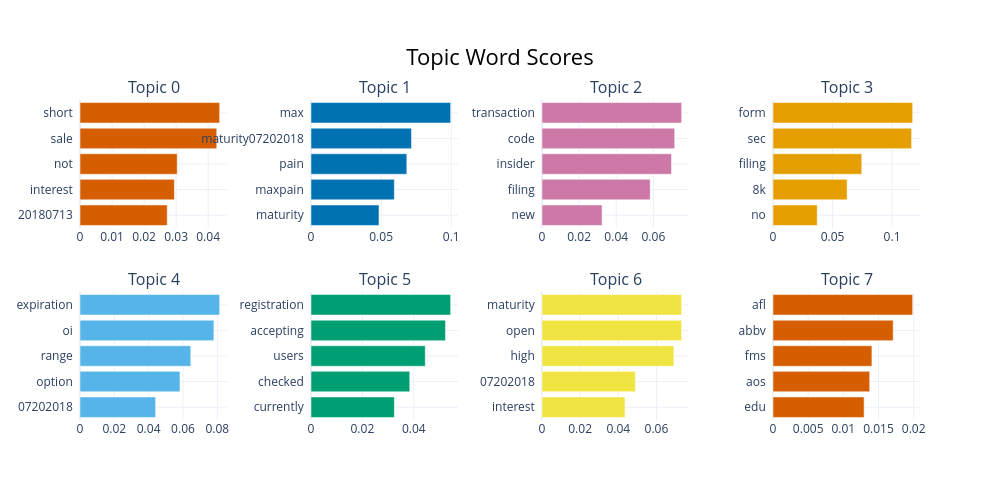

Write notebook code for a chart like this one.
### Code cell
topic.visualize_barchart()

### Figure 1 — Plotly figure (JSON) as saved in the notebook; plotly's stock layout.template omitted (floating-point values rounded to 4 significant figures)
{"data": [{"marker": {"color": "#D55E00"}, "orientation": "h", "type": "bar", "x": [0.02723, 0.02945, 0.03033, 0.04268, 0.04359], "xaxis": "x", "y": ["20180713  ", "interest  ", "not  ", "sale  ", "short  "], "yaxis": "y"}, {"marker": {"color": "#0072B2"}, "orientation": "h", "type": "bar", "x": [0.04848, 0.0594, 0.06831, 0.07163, 0.09957], "xaxis": "x2", "y": ["maturity  ", "maxpain  ", "pain  ", "maturity07202018  ", "max  "], "yaxis": "y2"}, {"marker": {"color": "#CC79A7"}, "orientation": "h", "type": "bar", "x": [0.03238, 0.05829, 0.06979, 0.0715, 0.07524], "xaxis": "x3", "y": ["new  ", "filing  ", "insider  ", "code  ", "transaction  "], "yaxis": "y3"}, {"marker": {"color": "#E69F00"}, "orientation": "h", "type": "bar", "x": [0.03714, 0.06225, 0.07458, 0.1164, 0.1173], "xaxis": "x4", "y": ["no  ", "8k  ", "filing  ", "sec  ", "form  "], "yaxis": "y4"}, {"marker": {"color": "#56B4E9"}, "orientation": "h", "type": "bar", "x": [0.04406, 0.05825, 0.06455, 0.07802, 0.08137], "xaxis": "x5", "y": ["07202018  ", "option  ", "range  ", "oi  ", "expiration  "], "yaxis": "y5"}, {"marker": {"color": "#009E73"}, "orientation": "h", "type": "bar", "x": [0.03243, 0.03843, 0.04446, 0.05233, 0.05434], "xaxis": "x6", "y": ["currently  ", "checked  ", "users  ", "accepting  ", "registration  "], "yaxis": "y6"}, {"marker": {"color": "#F0E442"}, "orientation": "h", "type": "bar", "x": [0.0435, 0.0489, 0.06915, 0.07318, 0.0732], "xaxis": "x7", "y": ["interest  ", "07202018  ", "high  ", "open  ", "maturity  "], "yaxis": "y7"}, {"marker": {"color": "#D55E00"}, "orientation": "h", "type": "bar", "x": [0.01295, 0.01375, 0.01406, 0.01708, 0.01986], "xaxis": "x8", "y": ["edu  ", "aos  ", "fms  ", "abbv  ", "afl  "], "yaxis": "y8"}], "layout": {"annotations": [{"font": {"size": 16}, "showarrow": false, "text": "Topic 0", "x": 0.0875, "xanchor": "center", "xref": "paper", "y": 1, "yanchor": "bottom", "yref": "paper"}, {"font": {"size": 16}, "showarrow": false, "text": "Topic 1", "x": 0.3625, "xanchor": "center", "xref": "paper", "y": 1, "yanchor": "bottom", "yref": "paper"}, {"font": {"size": 16}, "showarrow": false, "text": "Topic 2", "x": 0.6375, "xanchor": "center", "xref": "paper", "y": 1, "yanchor": "bottom", "yref": "paper"}, {"font": {"size": 16}, "showarrow": false, "text": "Topic 3", "x": 0.9125, "xanchor": "center", "xref": "paper", "y": 1, "yanchor": "bottom", "yref": "paper"}, {"font": {"size": 16}, "showarrow": false, "text": "Topic 4", "x": 0.0875, "xanchor": "center", "xref": "paper", "y": 0.4, "yanchor": "bottom", "yref": "paper"}, {"font": {"size": 16}, "showarrow": false, "text": "Topic 5", "x": 0.3625, "xanchor": "center", "xref": "paper", "y": 0.4, "yanchor": "bottom", "yref": "paper"}, {"font": {"size": 16}, "showarrow": false, "text": "Topic 6", "x": 0.6375, "xanchor": "center", "xref": "paper", "y": 0.4, "yanchor": "bottom", "yref": "paper"}, {"font": {"size": 16}, "showarrow": false, "text": "Topic 7", "x": 0.9125, "xanchor": "center", "xref": "paper", "y": 0.4, "yanchor": "bottom", "yref": "paper"}], "height": 500, "hoverlabel": {"bgcolor": "white", "font": {"family": "Rockwell", "size": 16}}, "showlegend": false, "title": {"font": {"color": "Black", "size": 22}, "text": "Topic Word Scores", "x": 0.5, "xanchor": "center", "yanchor": "top"}, "width": 1000, "xaxis": {"anchor": "y", "domain": [0, 0.175], "showgrid": true}, "xaxis2": {"anchor": "y2", "domain": [0.275, 0.45], "showgrid": true}, "xaxis3": {"anchor": "y3", "domain": [0.55, 0.725], "showgrid": true}, "xaxis4": {"anchor": "y4", "domain": [0.825, 1], "showgrid": true}, "xaxis5": {"anchor": "y5", "domain": [0, 0.175], "showgrid": true}, "xaxis6": {"anchor": "y6", "domain": [0.275, 0.45], "showgrid": true}, "xaxis7": {"anchor": "y7", "domain": [0.55, 0.725], "showgrid": true}, "xaxis8": {"anchor": "y8", "domain": [0.825, 1], "showgrid": true}, "yaxis": {"anchor": "x", "domain": [0.6, 1], "showgrid": true}, "yaxis2": {"anchor": "x2", "domain": [0.6, 1], "showgrid": true}, "yaxis3": {"anchor": "x3", "domain": [0.6, 1], "showgrid": true}, "yaxis4": {"anchor": "x4", "domain": [0.6, 1], "showgrid": true}, "yaxis5": {"anchor": "x5", "domain": [0, 0.4], "showgrid": true}, "yaxis6": {"anchor": "x6", "domain": [0, 0.4], "showgrid": true}, "yaxis7": {"anchor": "x7", "domain": [0, 0.4], "showgrid": true}, "yaxis8": {"anchor": "x8", "domain": [0, 0.4], "showgrid": true}}}
